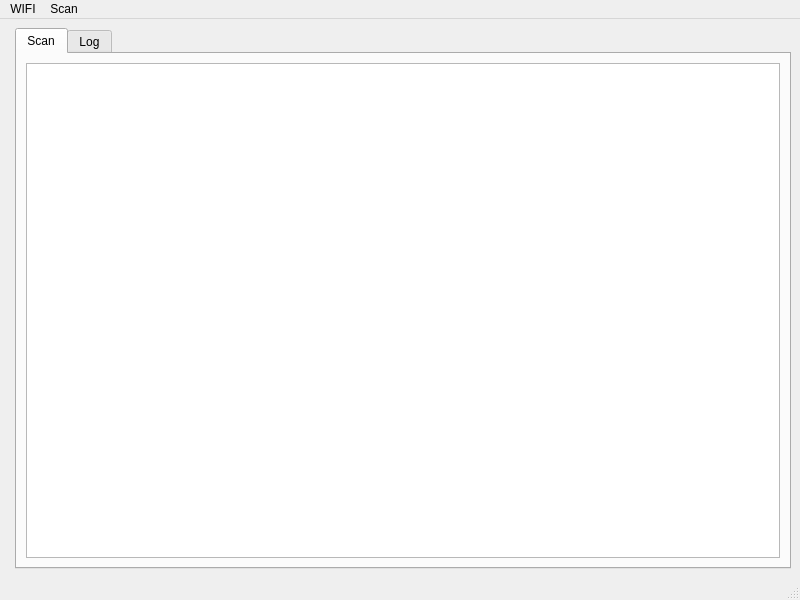
<?xml version="1.0" encoding="UTF-8"?>
<ui version="4.0">
 <class>MainWindow</class>
 <widget class="QMainWindow" name="MainWindow">
  <property name="geometry">
   <rect>
    <x>0</x>
    <y>0</y>
    <width>800</width>
    <height>600</height>
   </rect>
  </property>
  <property name="windowTitle">
   <string>MainWindow</string>
  </property>
  <widget class="QWidget" name="centralwidget">
   <layout class="QFormLayout" name="formLayout">
    <item row="0" column="1">
     <widget class="QTabWidget" name="tabWidget">
      <property name="currentIndex">
       <number>2</number>
      </property>
      <widget class="QWidget" name="tab">
       <attribute name="title">
        <string>Scan</string>
       </attribute>
       <layout class="QFormLayout" name="formLayout_2">
        <item row="0" column="0" colspan="2">
         <widget class="QTableView" name="tableView"/>
        </item>
       </layout>
      </widget>
      <widget class="QWidget" name="tab_2">
       <attribute name="title">
        <string>Log</string>
       </attribute>
       <layout class="QFormLayout" name="formLayout_3">
        <item row="0" column="0" colspan="2">
         <widget class="QTableView" name="tableViewLog"/>
        </item>
       </layout>
      </widget>
     </widget>
    </item>
   </layout>
  </widget>
  <widget class="QMenuBar" name="menubar">
   <property name="geometry">
    <rect>
     <x>0</x>
     <y>0</y>
     <width>800</width>
     <height>19</height>
    </rect>
   </property>
   <widget class="QMenu" name="menuWIFI">
    <property name="title">
     <string>WIFI</string>
    </property>
    <addaction name="actionStop"/>
    <addaction name="actionStart"/>
    <addaction name="actionExit"/>
   </widget>
   <widget class="QMenu" name="menuScan">
    <property name="title">
     <string>Scan</string>
    </property>
    <addaction name="actionStart_2"/>
    <addaction name="actionStop_2"/>
   </widget>
   <addaction name="menuWIFI"/>
   <addaction name="menuScan"/>
  </widget>
  <widget class="QStatusBar" name="statusbar"/>
  <action name="actionStop">
   <property name="text">
    <string>Stop</string>
   </property>
   <property name="toolTip">
    <string>Wifi Stop</string>
   </property>
   <property name="shortcut">
    <string>Ctrl+S</string>
   </property>
  </action>
  <action name="actionStart">
   <property name="text">
    <string>Start</string>
   </property>
   <property name="toolTip">
    <string>Wifi Start</string>
   </property>
   <property name="shortcut">
    <string>Ctrl+A</string>
   </property>
  </action>
  <action name="actionStart_2">
   <property name="text">
    <string>Start</string>
   </property>
   <property name="toolTip">
    <string>Scan Start</string>
   </property>
   <property name="shortcut">
    <string>Ctrl+R</string>
   </property>
  </action>
  <action name="actionStop_2">
   <property name="text">
    <string>Stop</string>
   </property>
   <property name="toolTip">
    <string>Scan Stop</string>
   </property>
   <property name="shortcut">
    <string>Ctrl+T</string>
   </property>
  </action>
  <action name="actionExit">
   <property name="text">
    <string>Exit</string>
   </property>
   <property name="shortcut">
    <string>Ctrl+Q</string>
   </property>
  </action>
 </widget>
 <resources/>
 <connections>
  <connection>
   <sender>actionExit</sender>
   <signal>triggered()</signal>
   <receiver>MainWindow</receiver>
   <slot>close()</slot>
   <hints>
    <hint type="sourcelabel">
     <x>-1</x>
     <y>-1</y>
    </hint>
    <hint type="destinationlabel">
     <x>399</x>
     <y>299</y>
    </hint>
   </hints>
  </connection>
 </connections>
</ui>
